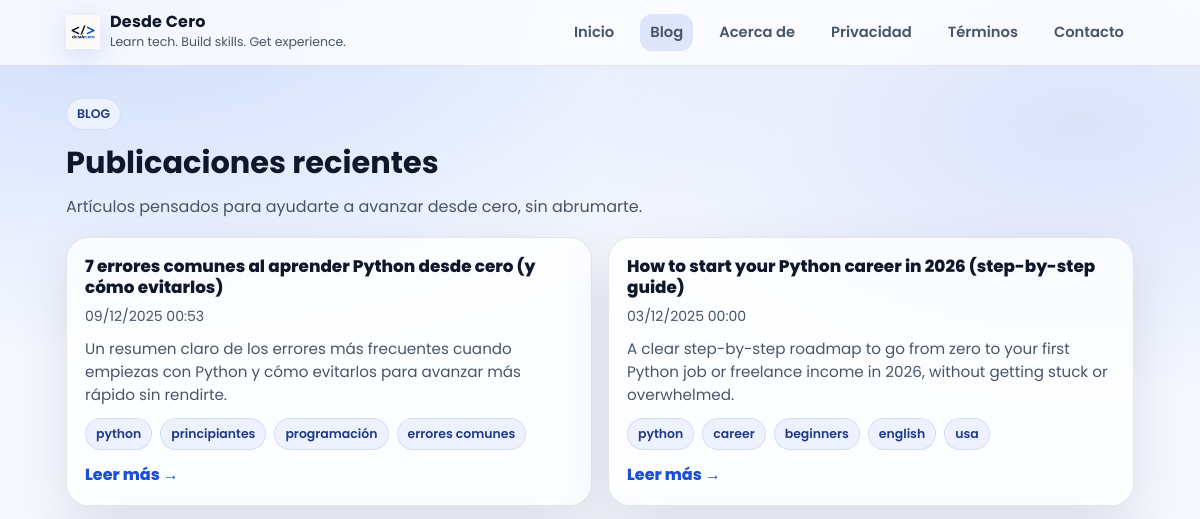
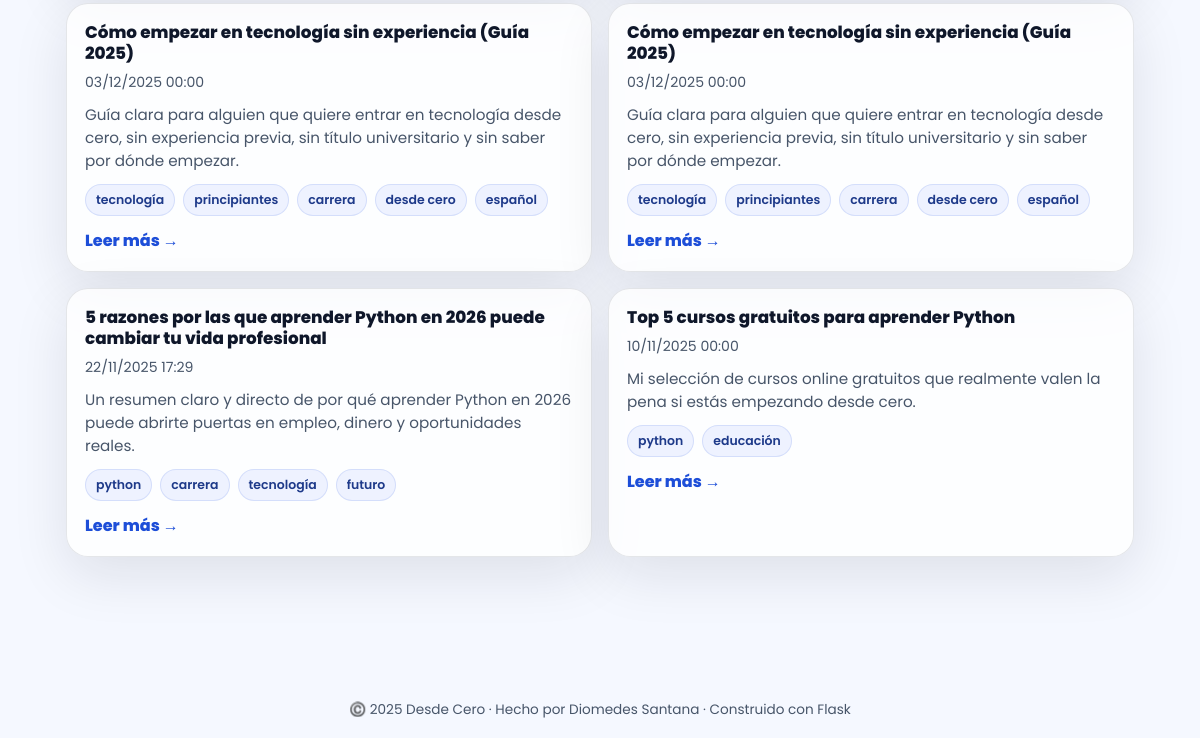
The app's page /blog, older data (2 pictures, top to bottom).
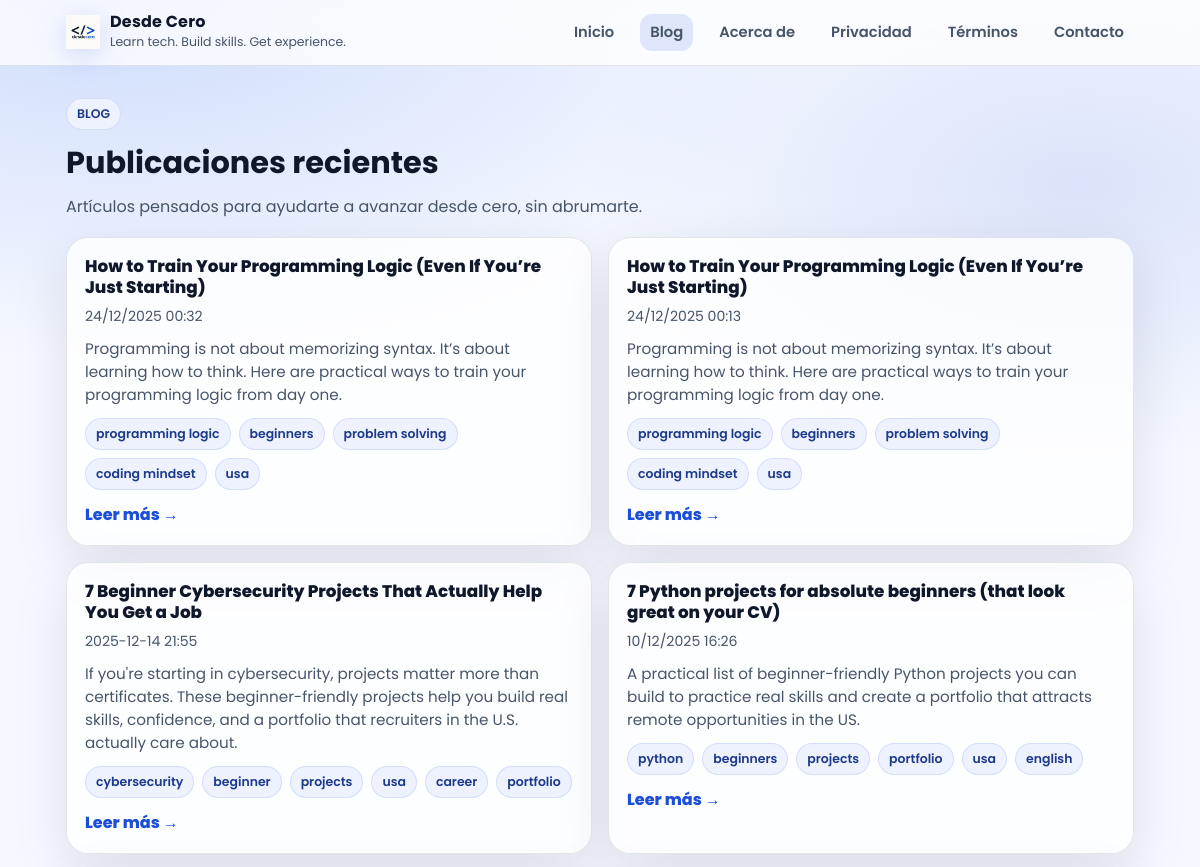
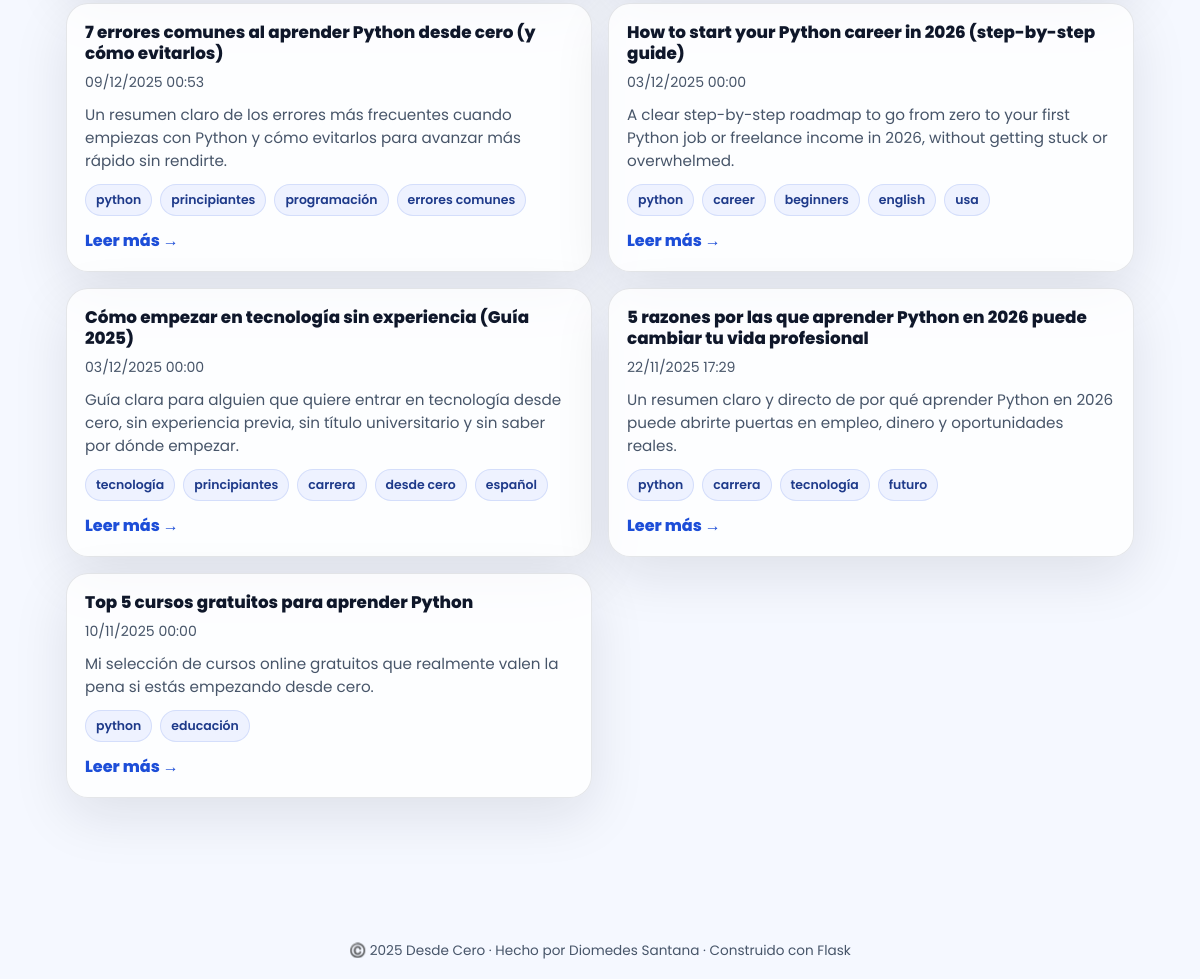
The same page, newer data (2 pictures, top to bottom).
### tables this page shows
CREATE TABLE posts (
            id      INTEGER PRIMARY KEY AUTOINCREMENT,
            title   TEXT NOT NULL,
            slug    TEXT NOT NULL UNIQUE,
            date    TEXT NOT NULL,      -- formato ISO 'YYYY-MM-DD HH:MM:SS'
            tags    TEXT,
            excerpt TEXT,
            content TEXT NOT NULL
        , content_html TEXT);

### main.py (the view)
@app.route("/blog")
def blog_list():
    posts = get_all_posts()
    return render_template("blog_list.html", posts=posts)

### main.py (called while the page is built)
def get_conn():
    conn = sqlite3.connect(DB_PATH)
    conn.row_factory = sqlite3.Row  # permite acceder por nombre de columna
    return conn

def get_all_posts():
    conn = get_conn()
    cur = conn.cursor()
    cur.execute("SELECT * FROM posts ORDER BY date DESC")
    rows = cur.fetchall()
    conn.close()
    return rows

@app.template_filter("fecha")
def formato_fecha(value):
    try:
        if isinstance(value, str):
            dt = datetime.strptime(value, "%Y-%m-%d %H:%M:%S")
        else:
            dt = value
        return dt.strftime("%d/%m/%Y %H:%M")
    except Exception:
        return value

@app.context_processor
def inject_globals():
    now = datetime.utcnow()
    return {
        "now": now,
        "current_year": now.year,
        "site_name": "Desde Cero",
    }

### templates/blog_list.html (shortened to what this page needs)
{% extends "base.html" %}
{% set active_page = 'blog' %}
{% block content %}
<div class="wrap">
  <div class="header">
    <div class="chip">BLOG</div>
    <h1 style="margin-top:10px;">Publicaciones recientes</h1>
    <p>Artículos pensados para ayudarte a avanzar desde cero, sin abrumarte.</p>
  </div>
  {% if posts %}
    <div class="grid">
      {% for post in posts %}
        <article class="card post-card">
          <h2>
            <a href="{{ url_for('post_detail', slug=post['slug']) }}">{{ post['title'] }}</a>
          </h2>
          <div class="meta">
            {{ post['date']|fecha }}
          </div>
          {% if post['excerpt'] %}
            <p class="excerpt">{{ post['excerpt'] }}</p>
          {% endif %}
          {% if post['tags'] %}
            <div class="chips">
              {% for tag in post['tags'].split(',') %}
                <span class="chip">{{ tag.strip() }}</span>
              {% endfor %}
            </div>
          {% endif %}
          <a class="read" href="{{ url_for('post_detail', slug=post['slug']) }}">Leer más →</a>
        </article>
      {% endfor %}
    </div>
  {% else %}
    <p style="color:var(--muted);">Todavía no hay publicaciones.</p>
  {% endif %}
</div>
{% endblock %}

### templates/base.html (shortened to what this page needs)
<!doctype html>
<html lang="es">
<head>
</head>
<body>
  <header class="navbar">
    <div class="nav-inner">
      <a href="{{ url_for('home') }}" class="brand">
        <img src="{{ url_for('static', filename='logo.png') }}" alt="Logo">
        <div>
          <div class="brand-title">Desde Cero</div>
          <div class="brand-sub">Learn tech. Build skills. Get experience.</div>
        </div>
      </a>
      <nav class="nav-links">
        <a href="{{ url_for('home') }}" class="{% if active_page == 'home' %}nav-active{% endif %}">Inicio</a>
        <a href="{{ url_for('blog_list') }}" class="{% if active_page == 'blog' %}nav-active{% endif %}">Blog</a>
        <a href="{{ url_for('about') }}" class="{% if active_page == 'about' %}nav-active{% endif %}">Acerca de</a>
        <a href="{{ url_for('privacy') }}">Privacidad</a>
        <a href="{{ url_for('terms') }}">Términos</a>
        <a href="{{ url_for('contact') }}">Contacto</a>
      </nav>
    </div>
  </header>
  <main class="page">
    {% block content %}{% endblock %}
  </main>
  <footer>
    ©️ {{ current_year }} Desde Cero · Hecho por Diomedes Santana · Construido con Flask
  </footer>
</body>
</html>

### templates/base.html (style rules this page uses)
:root { --bg: #f5f8ff; --panel: rgba(255,255,255,.78); --panel-strong: #ffffff; --text: #0f172a; --muted: #475569; --border: rgba(15,23,42,.10); --shadow: 0 18px 55px rgba(15, 23, 42, .10); --blue: #1d4ed8; --blue2:#2563eb; --blueSoft:#eaf2ff; --chip:#eef2ff; }
* { box-sizing:border-box; }
body { margin:0; font-family:"Poppins", sans-serif; background: radial-gradient(1200px 600px at 10% 0%, rgba(37,99,235,.18), transparent 60%), radial-gradient(900px 500px at 90% 10%, rgba(29,78,216,.12), transparent 55%), var(--bg); color:var(--text); }
.navbar { position:sticky; top:0; z-index:50; background: rgba(255,255,255,.75); backdrop-filter: blur(12px); border-bottom: 1px solid var(--border); }
.nav-inner { max-width:1100px; margin:0 auto; padding: 14px 16px; display:flex; align-items:center; justify-content:space-between; gap:14px; }
.brand { display:flex; align-items:center; gap:10px; text-decoration:none !important; color:inherit; }
.brand img { width:34px;height:34px;object-fit:contain; filter: drop-shadow(0 6px 14px rgba(29,78,216,.18)); }
.brand-title { font-weight:700; line-height:1.05; letter-spacing: .2px; }
.brand-sub { font-size:.78rem; color:var(--muted); margin-top:2px; }
.nav-links { display:flex; align-items:center; gap:16px; flex-wrap:wrap; }
.nav-links a { text-decoration:none; color:var(--muted); font-weight:600; font-size:.92rem; padding:8px 10px; border-radius: 12px; transition:.15s ease; }
.nav-active { background: rgba(29,78,216,.12); color: var(--blue); }
.page { max-width:1100px; margin: 0 auto; padding: 26px 16px 70px; }
.card { background: var(--panel); border: 1px solid var(--border); border-radius: 22px; box-shadow: var(--shadow); }
.chip { display:inline-flex; align-items:center; gap:6px; padding: 6px 10px; border-radius: 999px; background: var(--chip); border: 1px solid rgba(29,78,216,.12); color: #1e3a8a; font-size: .78rem; font-weight: 600; }
footer { margin-top: 55px; padding: 18px 16px; text-align:center; color: var(--muted); font-size:.85rem; }

### templates/blog_list.html (style rules this page uses)
.wrap { padding-top: 6px; }
.header { margin-bottom: 18px; }
.header h1 { margin:0; font-size:1.9rem; }
.header p { margin:8px 0 0; color: var(--muted); }
.grid { display:grid; gap:16px; }
@media (min-width:900px) { .grid { grid-template-columns: repeat(2, minmax(0,1fr)); } }
.post-card { padding: 18px; }
.post-card h2 { margin:0 0 8px; font-size:1.05rem; line-height:1.25; }
.post-card h2 a { color: var(--text); text-decoration:none; font-weight:800; }
.meta { color: var(--muted); font-size:.88rem; margin-bottom: 10px; }
.excerpt { margin:0; color: var(--muted); font-size:.95rem; }
.chips { display:flex; flex-wrap:wrap; gap:8px; margin-top:12px; }
.read { margin-top: 12px; display:inline-flex; font-weight:800; color: var(--blue); text-decoration:none; }

Row changes from the older to the newer data that the page shows:
removed posts: title "Cómo empezar en tecnología sin experiencia (Guía 2025)", date|fecha "03/12/2025 00:00", excerpt "Guía clara para alguien que quiere entrar en tecnología desde cero, sin experiencia previa, sin título universitario y sin saber por dónde empezar.", strip "tecnología" "principiantes" "carrera" "desde cero" "español"
added posts: title "How to Train Your Programming Logic (Even If You’re Just Starting)", date|fecha "24/12/2025 00:32", excerpt "Programming is not about memorizing syntax. It’s about learning how to think. Here are practical ways to train your programming logic from day one.", strip "programming logic" "beginners" "problem solving" "coding mindset" "usa"
added posts: title "How to Train Your Programming Logic (Even If You’re Just Starting)", date|fecha "24/12/2025 00:13", excerpt "Programming is not about memorizing syntax. It’s about learning how to think. Here are practical ways to train your programming logic from day one.", strip "programming logic" "beginners" "problem solving" "coding mindset" "usa"
added posts: title "7 Beginner Cybersecurity Projects That Actually Help You Get a Job", date|fecha "2025-12-14 21:55", excerpt "If you're starting in cybersecurity, projects matter more than certificates. These beginner-friendly projects help you build real skills, confidence, and a portfolio that recruiters in the U.S. actually care about.", strip "cybersecurity" "beginner" "projects" "usa" "career" "portfolio"
added posts: title "7 Python projects for absolute beginners (that look great on your CV)", date|fecha "10/12/2025 16:26", excerpt "A practical list of beginner-friendly Python projects you can build to practice real skills and create a portfolio that attracts remote opportunities in the US.", strip "python" "beginners" "projects" "portfolio" "usa" "english"
